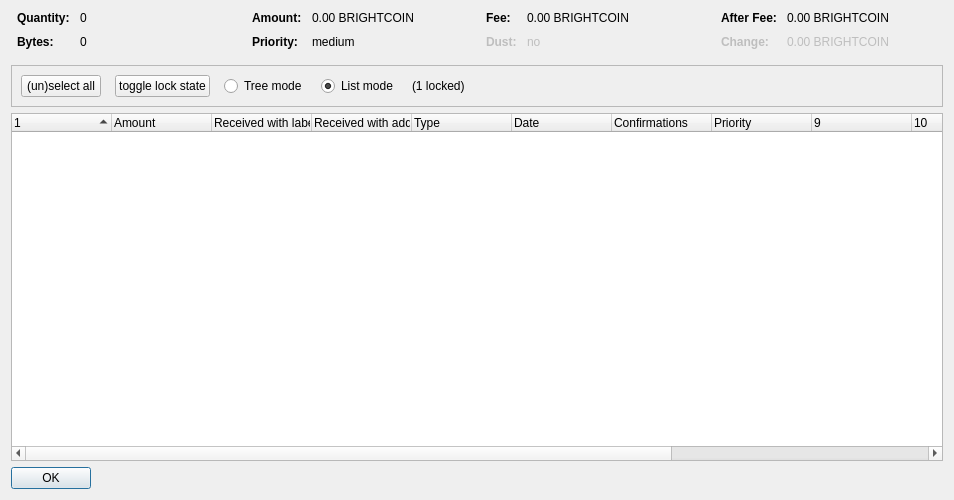
<?xml version="1.0" encoding="UTF-8"?>
<ui version="4.0">
 <class>CoinControlDialog</class>
 <widget class="QDialog" name="CoinControlDialog">
  <property name="geometry">
   <rect>
    <x>0</x>
    <y>0</y>
    <width>954</width>
    <height>500</height>
   </rect>
  </property>
  <property name="windowTitle">
   <string>Coin Selection</string>
  </property>
  <layout class="QVBoxLayout" name="verticalLayout">
   <item>
    <layout class="QHBoxLayout" name="horizontalLayoutTop" stretch="0,0,0,0">
     <property name="topMargin">
      <number>0</number>
     </property>
     <property name="bottomMargin">
      <number>10</number>
     </property>
     <item>
      <layout class="QFormLayout" name="formLayoutCoinControl1">
       <property name="horizontalSpacing">
        <number>10</number>
       </property>
       <property name="verticalSpacing">
        <number>10</number>
       </property>
       <property name="leftMargin">
        <number>6</number>
       </property>
       <property name="rightMargin">
        <number>6</number>
       </property>
       <item row="0" column="0">
        <widget class="QLabel" name="labelCoinControlQuantityText">
         <property name="font">
          <font>
           <weight>75</weight>
           <bold>true</bold>
          </font>
         </property>
         <property name="text">
          <string>Quantity:</string>
         </property>
        </widget>
       </item>
       <item row="0" column="1">
        <widget class="QLabel" name="labelCoinControlQuantity">
         <property name="cursor">
          <cursorShape>IBeamCursor</cursorShape>
         </property>
         <property name="contextMenuPolicy">
          <enum>Qt::ActionsContextMenu</enum>
         </property>
         <property name="text">
          <string notr="true">0</string>
         </property>
         <property name="textInteractionFlags">
          <set>Qt::LinksAccessibleByMouse|Qt::TextSelectableByKeyboard|Qt::TextSelectableByMouse</set>
         </property>
        </widget>
       </item>
       <item row="1" column="0">
        <widget class="QLabel" name="labelCoinControlBytesText">
         <property name="font">
          <font>
           <weight>75</weight>
           <bold>true</bold>
          </font>
         </property>
         <property name="text">
          <string>Bytes:</string>
         </property>
        </widget>
       </item>
       <item row="1" column="1">
        <widget class="QLabel" name="labelCoinControlBytes">
         <property name="cursor">
          <cursorShape>IBeamCursor</cursorShape>
         </property>
         <property name="contextMenuPolicy">
          <enum>Qt::ActionsContextMenu</enum>
         </property>
         <property name="text">
          <string notr="true">0</string>
         </property>
         <property name="textInteractionFlags">
          <set>Qt::LinksAccessibleByMouse|Qt::TextSelectableByKeyboard|Qt::TextSelectableByMouse</set>
         </property>
        </widget>
       </item>
      </layout>
     </item>
     <item>
      <layout class="QFormLayout" name="formLayoutCoinControl2">
       <property name="horizontalSpacing">
        <number>10</number>
       </property>
       <property name="verticalSpacing">
        <number>10</number>
       </property>
       <property name="leftMargin">
        <number>6</number>
       </property>
       <property name="rightMargin">
        <number>6</number>
       </property>
       <item row="0" column="0">
        <widget class="QLabel" name="labelCoinControlAmountText">
         <property name="font">
          <font>
           <weight>75</weight>
           <bold>true</bold>
          </font>
         </property>
         <property name="text">
          <string>Amount:</string>
         </property>
        </widget>
       </item>
       <item row="0" column="1">
        <widget class="QLabel" name="labelCoinControlAmount">
         <property name="cursor">
          <cursorShape>IBeamCursor</cursorShape>
         </property>
         <property name="contextMenuPolicy">
          <enum>Qt::ActionsContextMenu</enum>
         </property>
         <property name="text">
          <string notr="true">0.00 BRIGHTCOIN</string>
         </property>
         <property name="textInteractionFlags">
          <set>Qt::LinksAccessibleByMouse|Qt::TextSelectableByKeyboard|Qt::TextSelectableByMouse</set>
         </property>
        </widget>
       </item>
       <item row="1" column="0">
        <widget class="QLabel" name="labelCoinControlPriorityText">
         <property name="font">
          <font>
           <weight>75</weight>
           <bold>true</bold>
          </font>
         </property>
         <property name="text">
          <string>Priority:</string>
         </property>
        </widget>
       </item>
       <item row="1" column="1">
        <widget class="QLabel" name="labelCoinControlPriority">
         <property name="cursor">
          <cursorShape>IBeamCursor</cursorShape>
         </property>
         <property name="contextMenuPolicy">
          <enum>Qt::ActionsContextMenu</enum>
         </property>
         <property name="text">
          <string>medium</string>
         </property>
         <property name="textInteractionFlags">
          <set>Qt::LinksAccessibleByMouse|Qt::TextSelectableByKeyboard|Qt::TextSelectableByMouse</set>
         </property>
        </widget>
       </item>
      </layout>
     </item>
     <item>
      <layout class="QFormLayout" name="formLayoutCoinControl3">
       <property name="horizontalSpacing">
        <number>10</number>
       </property>
       <property name="verticalSpacing">
        <number>10</number>
       </property>
       <property name="leftMargin">
        <number>6</number>
       </property>
       <property name="rightMargin">
        <number>6</number>
       </property>
       <item row="0" column="0">
        <widget class="QLabel" name="labelCoinControlFeeText">
         <property name="font">
          <font>
           <weight>75</weight>
           <bold>true</bold>
          </font>
         </property>
         <property name="text">
          <string>Fee:</string>
         </property>
        </widget>
       </item>
       <item row="0" column="1">
        <widget class="QLabel" name="labelCoinControlFee">
         <property name="cursor">
          <cursorShape>IBeamCursor</cursorShape>
         </property>
         <property name="contextMenuPolicy">
          <enum>Qt::ActionsContextMenu</enum>
         </property>
         <property name="text">
          <string notr="true">0.00 BRIGHTCOIN</string>
         </property>
         <property name="textInteractionFlags">
          <set>Qt::LinksAccessibleByMouse|Qt::TextSelectableByKeyboard|Qt::TextSelectableByMouse</set>
         </property>
        </widget>
       </item>
       <item row="1" column="0">
        <widget class="QLabel" name="labelCoinControlLowOutputText">
         <property name="enabled">
          <bool>false</bool>
         </property>
         <property name="font">
          <font>
           <weight>75</weight>
           <bold>true</bold>
          </font>
         </property>
         <property name="text">
          <string>Dust:</string>
         </property>
        </widget>
       </item>
       <item row="1" column="1">
        <widget class="QLabel" name="labelCoinControlLowOutput">
         <property name="enabled">
          <bool>false</bool>
         </property>
         <property name="cursor">
          <cursorShape>IBeamCursor</cursorShape>
         </property>
         <property name="contextMenuPolicy">
          <enum>Qt::ActionsContextMenu</enum>
         </property>
         <property name="text">
          <string>no</string>
         </property>
         <property name="textInteractionFlags">
          <set>Qt::LinksAccessibleByMouse|Qt::TextSelectableByKeyboard|Qt::TextSelectableByMouse</set>
         </property>
        </widget>
       </item>
      </layout>
     </item>
     <item>
      <layout class="QFormLayout" name="formLayoutCoinControl4">
       <property name="horizontalSpacing">
        <number>10</number>
       </property>
       <property name="verticalSpacing">
        <number>10</number>
       </property>
       <property name="leftMargin">
        <number>6</number>
       </property>
       <property name="rightMargin">
        <number>6</number>
       </property>
       <item row="0" column="0">
        <widget class="QLabel" name="labelCoinControlAfterFeeText">
         <property name="font">
          <font>
           <weight>75</weight>
           <bold>true</bold>
          </font>
         </property>
         <property name="text">
          <string>After Fee:</string>
         </property>
        </widget>
       </item>
       <item row="0" column="1">
        <widget class="QLabel" name="labelCoinControlAfterFee">
         <property name="cursor">
          <cursorShape>IBeamCursor</cursorShape>
         </property>
         <property name="contextMenuPolicy">
          <enum>Qt::ActionsContextMenu</enum>
         </property>
         <property name="text">
          <string notr="true">0.00 BRIGHTCOIN</string>
         </property>
         <property name="textInteractionFlags">
          <set>Qt::LinksAccessibleByMouse|Qt::TextSelectableByKeyboard|Qt::TextSelectableByMouse</set>
         </property>
        </widget>
       </item>
       <item row="1" column="0">
        <widget class="QLabel" name="labelCoinControlChangeText">
         <property name="enabled">
          <bool>false</bool>
         </property>
         <property name="font">
          <font>
           <weight>75</weight>
           <bold>true</bold>
          </font>
         </property>
         <property name="text">
          <string>Change:</string>
         </property>
        </widget>
       </item>
       <item row="1" column="1">
        <widget class="QLabel" name="labelCoinControlChange">
         <property name="enabled">
          <bool>false</bool>
         </property>
         <property name="cursor">
          <cursorShape>IBeamCursor</cursorShape>
         </property>
         <property name="contextMenuPolicy">
          <enum>Qt::ActionsContextMenu</enum>
         </property>
         <property name="text">
          <string notr="true">0.00 BRIGHTCOIN</string>
         </property>
         <property name="textInteractionFlags">
          <set>Qt::LinksAccessibleByMouse|Qt::TextSelectableByKeyboard|Qt::TextSelectableByMouse</set>
         </property>
        </widget>
       </item>
      </layout>
     </item>
    </layout>
   </item>
   <item>
    <widget class="QFrame" name="frame">
     <property name="minimumSize">
      <size>
       <width>0</width>
       <height>40</height>
      </size>
     </property>
     <property name="frameShape">
      <enum>QFrame::StyledPanel</enum>
     </property>
     <property name="frameShadow">
      <enum>QFrame::Sunken</enum>
     </property>
     <layout class="QHBoxLayout" name="horizontalLayout">
      <item>
       <layout class="QHBoxLayout" name="horizontalLayoutPanel" stretch="0,0,0,0,0,0">
        <property name="spacing">
         <number>14</number>
        </property>
        <item>
         <widget class="QPushButton" name="pushButtonSelectAll">
          <property name="sizePolicy">
           <sizepolicy hsizetype="Maximum" vsizetype="Fixed">
            <horstretch>0</horstretch>
            <verstretch>0</verstretch>
           </sizepolicy>
          </property>
          <property name="text">
           <string>(un)select all</string>
          </property>
          <property name="autoDefault">
           <bool>false</bool>
          </property>
         </widget>
        </item>
        <item>
         <widget class="QPushButton" name="pushButtonToggleLock">
          <property name="sizePolicy">
           <sizepolicy hsizetype="Maximum" vsizetype="Fixed">
            <horstretch>0</horstretch>
            <verstretch>0</verstretch>
           </sizepolicy>
          </property>
          <property name="text">
           <string>toggle lock state</string>
          </property>
          <property name="autoDefault">
           <bool>false</bool>
          </property>
         </widget>
        </item>
        <item>
         <widget class="QRadioButton" name="radioTreeMode">
          <property name="sizePolicy">
           <sizepolicy hsizetype="Maximum" vsizetype="Fixed">
            <horstretch>0</horstretch>
            <verstretch>0</verstretch>
           </sizepolicy>
          </property>
          <property name="text">
           <string>Tree mode</string>
          </property>
         </widget>
        </item>
        <item>
         <widget class="QRadioButton" name="radioListMode">
          <property name="sizePolicy">
           <sizepolicy hsizetype="Maximum" vsizetype="Fixed">
            <horstretch>0</horstretch>
            <verstretch>0</verstretch>
           </sizepolicy>
          </property>
          <property name="text">
           <string>List mode</string>
          </property>
          <property name="checked">
           <bool>true</bool>
          </property>
         </widget>
        </item>
        <item>
         <widget class="QLabel" name="labelLocked">
          <property name="text">
           <string>(1 locked)</string>
          </property>
         </widget>
        </item>
        <item>
         <spacer name="horizontalSpacer">
          <property name="orientation">
           <enum>Qt::Horizontal</enum>
          </property>
          <property name="sizeHint" stdset="0">
           <size>
            <width>40</width>
            <height>20</height>
           </size>
          </property>
         </spacer>
        </item>
       </layout>
      </item>
     </layout>
    </widget>
   </item>
   <item>
    <widget class="CoinControlTreeWidget" name="treeWidget">
     <property name="contextMenuPolicy">
      <enum>Qt::CustomContextMenu</enum>
     </property>
     <property name="sortingEnabled">
      <bool>false</bool>
     </property>
     <property name="columnCount">
      <number>13</number>
     </property>
     <attribute name="headerShowSortIndicator" stdset="0">
      <bool>true</bool>
     </attribute>
     <attribute name="headerStretchLastSection">
      <bool>false</bool>
     </attribute>
     <column>
      <property name="text">
       <string/>
      </property>
     </column>
     <column>
      <property name="text">
       <string>Amount</string>
      </property>
     </column>
     <column>
      <property name="text">
       <string>Received with label</string>
      </property>
     </column>
     <column>
      <property name="text">
       <string>Received with address</string>
      </property>
     </column>
     <column>
      <property name="text">
	<string>Type</string>
      </property>
     </column>
     <column>
      <property name="text">	 
       <string>Date</string>
      </property>
     </column>
     <column>
      <property name="text">
       <string>Confirmations</string>
      </property>
      <property name="toolTip">
       <string>Confirmed</string>
      </property>
     </column>
     <column>
      <property name="text">
       <string>Priority</string>
      </property>
     </column>
     <column>
      <property name="text">
       <string/>
      </property>
     </column>
     <column>
      <property name="text">
       <string/>
      </property>
     </column>
     <column>
      <property name="text">
       <string/>
      </property>
     </column>
     <column>
      <property name="text">
       <string/>
      </property>
     </column>
     <column>
      <property name="text">
       <string/>
      </property>
     </column>
    </widget>
   </item>
   <item>
    <widget class="QDialogButtonBox" name="buttonBox">
     <property name="sizePolicy">
      <sizepolicy hsizetype="Maximum" vsizetype="Fixed">
       <horstretch>0</horstretch>
       <verstretch>0</verstretch>
      </sizepolicy>
     </property>
     <property name="orientation">
      <enum>Qt::Horizontal</enum>
     </property>
     <property name="standardButtons">
      <set>QDialogButtonBox::Ok</set>
     </property>
    </widget>
   </item>
  </layout>
 </widget>
 <customwidgets>
  <customwidget>
   <class>CoinControlTreeWidget</class>
   <extends>QTreeWidget</extends>
   <header>coincontroltreewidget.h</header>
  </customwidget>
 </customwidgets>
 <resources/>
 <connections/>
</ui>
